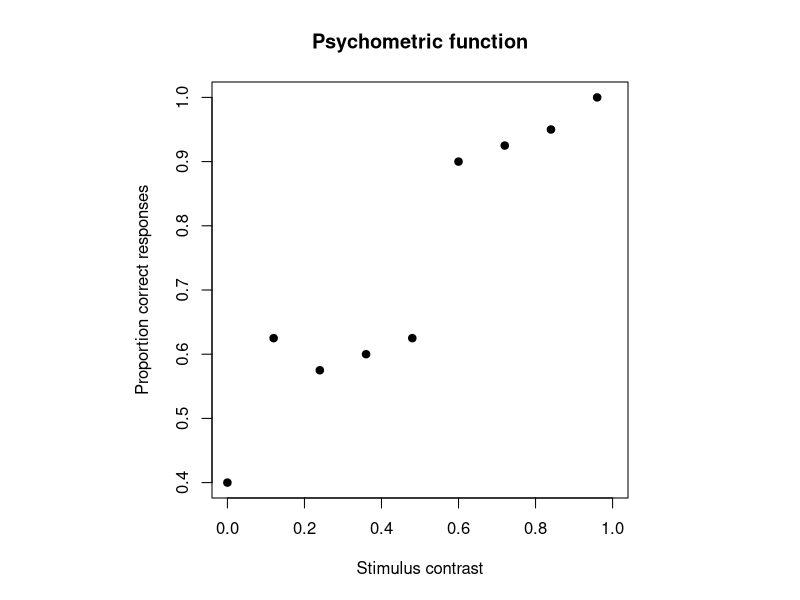
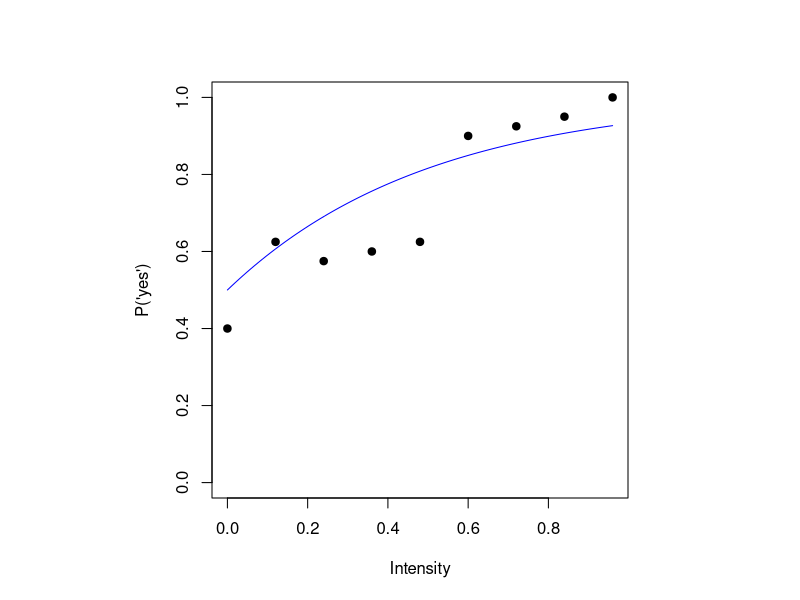
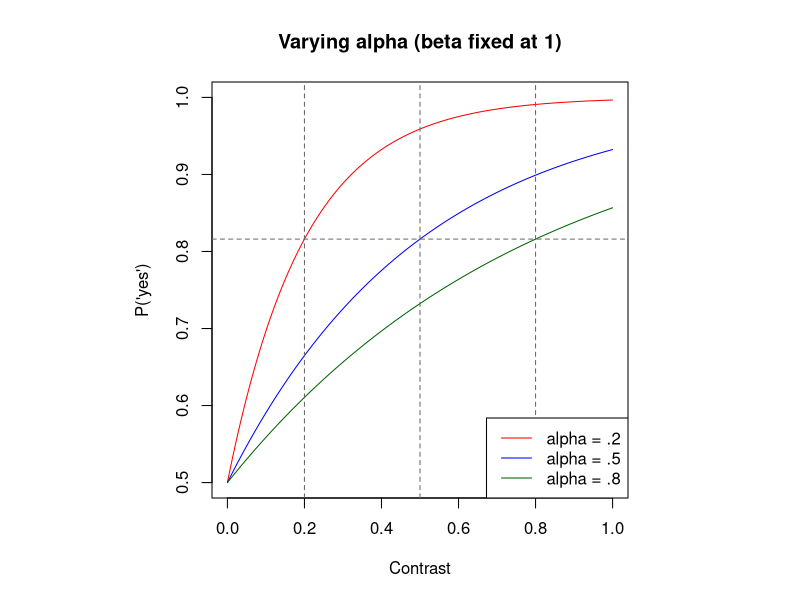

The R script that drew these images, in order: (Note: this script raises an error after producing the figures.)
## ---- chunk 1
contrast <- seq(0,1,0.12)
n_trials <- rep(40, 9)
n_correct <- c(16, 25, 23, 24, 25, 36, 37, 38, 40)
prop_correct <- n_correct / n_trials

data <- data.frame(contrast, n_correct, n_trials, prop_correct)
data
## ---- chunk 2
#| fig-hold: true

# Set plot region to a physical square ("s")
old_par <- par(pty = "s")

plot(data$contrast, data$prop_correct, 
     pch = 19, 
     xlim = c(0, 1),
     ylim = c(0.4, 1), 
     xlab = "Stimulus contrast",
     ylab = "Proportion correct responses",
     main = "Psychometric function")

# Restore original default layout parameters ("m" for maximal/rectangular)
par(old_par)
## ---- chunk 3
psychometric_model <- function(alpha, beta, x) {
  y <- rep(0, length(x))
  valid <- x >= 0
  y[valid] <- 0.5 + 0.5*(1 - exp(-(x[valid] / alpha)^beta))
  y
}
## ---- chunk 4
old_par <- par(pty = "s")
plot(data$contrast, data$prop_correct, pch = 19, ylim = c(0, 1),
     xlab = "Intensity", ylab = "P('yes')")
curve(psychometric_model(.5, 1, x), add = TRUE, col = "blue")
# Restore original default layout parameters ("m" for maximal/rectangular)
par(old_par)
## ---- chunk 5
#| fig-hold: true

old_par <- par(pty = "s")

curve(psychometric_model(.2, 1, x),
      from = 0, to = 1, n = 1000,
      xlim = c(0, 1), ylim = c(.5, 1),
      col = "red",
      xlab = "Contrast",
      ylab = "P('yes')",
      main = "Varying alpha (beta fixed at 1)")

curve(psychometric_model(.5, 1, x),
      from = 0, to = 1, n = 1000,
      add = TRUE, col = "blue")

curve(psychometric_model(.8, 1, x),
      from = 0, to = 1, n = 1000,
      add = TRUE, col = "darkgreen")

# Horizontal line at the alpha/63% point
abline(h = 0.5 + 0.5 * (1 - exp(-1)),
       lty = 2, col = "gray40")

# Vertical lines at each alpha
abline(v = c(.2, .5, .8),
       lty = 2, col = "gray40")

legend("bottomright",
       legend = c("alpha = .2", "alpha = .5", "alpha = .8"),
       col = c("red", "blue", "darkgreen"),
       lty = 1)

par(old_par)
## ---- chunk 6
#| fig-hold: true

s
old_par <- par(pty = "s")

curve(psychometric_model(.5, .5, x),
      from = 0, to = 1, n = 1000,
      xlim = c(0, 1), ylim = c(.5, 1),
      col = "red",
      xlab = "Contrast", ylab = "P('yes')",
      main = "Varying beta (alpha fixed at .5)")

curve(psychometric_model(.5, 1, x),
      from = 0, to = 1, n = 1000,
      add = TRUE, col = "blue")

curve(psychometric_model(.5, 2, x),
      from = 0, to = 1, n = 1000,
      add = TRUE, col = "darkgreen")

curve(psychometric_model(.5, 4, x),
      from = 0, to = 1, n = 1000,
      add = TRUE, col = "purple")

# Horizontal line at the alpha/63% point
abline(h = 0.5 + 0.5 * (1 - exp(-1)),
       lty = 2, col = "gray40")

# Vertical lines at each alpha
abline(v = c( .5),
       lty = 2, col = "gray40")

legend("bottomright",
       legend = c("beta = .5", "beta = 1",
                  "beta = 2", "beta = 4"),
       col = c("red", "blue", "darkgreen", "purple"),
       lty = 1)

par(old_par)
## ---- chunk 7
rmsd <- function(params, data) {
  alpha <- params[1]
  beta <- params[2]
  predicted <- psychometric_model(alpha, beta, data$contrast)
  sqrt(mean((data$prop_correct - predicted)^2))
}

rmsd(c(.1, 2), data)    # a bad-ish guess
rmsd(c(.5, 1), data)   # a better guess

## ---- chunk 8
#| fig-width: 10
#| fig-height: 8

candidates <- list(
  c(alpha = 0.1, beta = 3),
  c(alpha = 0.6, beta = 3),
  c(alpha = 0.6, beta = 100),
  c(alpha = 0.1, beta = 100)
)

par(mfrow = c(2, 2))

for (cand in candidates) {
  
  x_pred <- seq(0, 1, length.out = 200)
  pred_curve <- psychometric_model(
    cand["alpha"],
    cand["beta"],
    x_pred
  )
  
  r <- round(rmsd(cand, data), 3)
  
  plot(data$contrast, data$prop_correct,
       pch = 19,
       xlim = c(0, 1),
       ylim = c(0, 1),
       xlab = "Contrast",
       ylab = "P(correct)",
       main = paste0(
         "alpha = ", cand["alpha"],
         ", beta = ", cand["beta"],
         "  (RMSD = ", r, ")"
       ))
  
  lines(x_pred, pred_curve, col = "blue", lwd = 2)
}
## ---- chunk 9
alpha_vals <- seq(0.01, 1, length.out = 100)
beta_vals <- seq(0.1, 6, length.out = 100)
grid <- expand.grid(alpha = alpha_vals, beta = beta_vals)

grid$rmsd <- apply(grid, 1, function(row) rmsd(row, data))

dim(grid)
head(grid, 10)
## ---- chunk 10
best <- grid[which.min(grid$rmsd), ]
best
## ---- chunk 11
library(lattice)
cost_palette <- colorRampPalette(c("white", "steelblue", "midnightblue"))(100)
levelplot(rmsd ~ alpha * beta, data = grid,
          main = "RMSD across parameter combinations",
          xlab = "alpha (scale)", ylab = "beta (shape)",
          col.regions = cost_palette)
## ---- chunk 12
#| echo: false
triangle <- rbind(c(.1, 6), c(.1, 03), c(.2, 5))
triangle_history <- list(triangle)
max_iter <- 60
tol <- 1e-4

for (iter in 1:max_iter) {
  costs <- apply(triangle, 1, function(p) rmsd(p, data))
  if (diff(range(costs)) < tol) break

  worst <- which.max(costs)
  best  <- which.min(costs)
  centroid <- colMeans(triangle[-worst, , drop = FALSE])

  reflected <- centroid + (centroid - triangle[worst, ])
  reflected_cost <- rmsd(reflected, data)

  if (reflected_cost < costs[worst]) {
    triangle[worst, ] <- reflected                        # reflection improved things -- accept it
  } else {
    contracted <- centroid + 0.5 * (triangle[worst, ] - centroid)
    contracted_cost <- rmsd(contracted, data)
    if (contracted_cost < costs[worst]) {
      triangle[worst, ] <- contracted                      # contraction improved things -- accept it
    } else {
      best_point <- triangle[best, ]                       # neither helped -- shrink the whole triangle
      for (i in 1:3) {
        triangle[i, ] <- best_point + 0.5 * (triangle[i, ] - best_point)
      }
    }
  }
  triangle_history[[length(triangle_history) + 1]] <- triangle
}

n_steps <- length(triangle_history)

rmsd_matrix <- matrix(grid$rmsd, nrow = length(alpha_vals), ncol = length(beta_vals))
cost_palette <- colorRampPalette(c("white", "steelblue", "midnightblue"))(100)
image(alpha_vals, beta_vals, rmsd_matrix, col = cost_palette,
      xlab = "alpha (scale)", ylab = "beta (shape)",
      main = "A simplex tumbling downhill on the real RMSD landscape")
contour(alpha_vals, beta_vals, rmsd_matrix, add = TRUE, nlevels = 8)

step_colors <- colorRampPalette(c("black", "red"))(n_steps)
for (step in 1:n_steps) {
  tri <- triangle_history[[step]]
  polygon(tri[, 1], tri[, 2], border = step_colors[step], lwd = 2)
}
legend("bottomright", legend = c("Step 1 (black)", paste0("Step ", n_steps, " (red, converged)")),
       col = c("black", "red"), lty = 1, lwd = 2, bg = "white")
## ---- chunk 13
fit_rmsd <- optim(
  par = c(alpha = 4, beta = 1),
  fn = rmsd,
  data = data
)
fit_rmsd$par
fit_rmsd$value
## ---- chunk 14
toy_cost <- function(x, y) (x - 3)^2 + (y + 1)^2 + 15 * sin(x) * cos(y)

x_vals <- seq(-6, 10, length.out = 100)
y_vals <- seq(-6, 6, length.out = 100)
toy_grid <- expand.grid(x = x_vals, y = y_vals)
toy_grid$cost <- with(toy_grid, toy_cost(x, y))

levelplot(cost ~ x * y, data = toy_grid, main = "A landscape with multiple valleys")
## ---- chunk 15

alpha <- 0.5; beta <- 1; contrast_level <- 0.12; p <- psychometric_model(alpha, beta, contrast_level) # parameters -\> probability p

rbinom(1, size = 40, prob = p) # probability -\> simulated data

## ---- chunk 16

dbinom(25, size = 40, prob = p)   # data + probability -> likelihood 

## ---- chunk 17
detected <- c(1, 0, 1, 1, 0, 1, 1, 1, 0, 1)  # 10 presentations, 7 correct
sum(detected)
## ---- chunk 18
dbinom(sum(detected), size = 10, prob = 0.5)
dbinom(sum(detected), size = 10, prob = 0.7)
## ---- chunk 19
p_vals <- seq(0.01, 0.99, by = 0.01)
likelihood <- sapply(p_vals, function(p) dbinom(sum(detected), 10, p))

plot(p_vals, likelihood, type = "l",
     xlab = "Candidate p", ylab = "Likelihood of observed data")
p_vals[which.max(likelihood)]
## ---- chunk 20
cand_good <- c(.6, 3)     # a good-fitting guess
cand_bad  <- c(.1, 4)     # a clearly poor-fitting guess

lik_good <- dbinom(data$n_correct, data$n_trials,
                   psychometric_model(cand_good[1], cand_good[2], data$contrast))
lik_bad  <- dbinom(data$n_correct, data$n_trials,
                   psychometric_model(cand_bad[1], cand_bad[2], data$contrast))

barplot(rbind(lik_good, lik_bad), beside = TRUE, names.arg = data$contrast,
        col = c("darkgreen", "red"), xlab = "Contrast",
        ylab = "Probability of the observed count",
        legend.text = c("Good-fitting alpha,beta", "Poor-fitting alpha,beta"))
## ---- chunk 21

clamp_prob <- function(p) pmin(pmax(p, 1e-6), 1 - 1e-6)

loglik_good <- sum(dbinom(data$n_correct, data$n_trials,
                          clamp_prob(psychometric_model(cand_good[1], cand_good[2], data$contrast)),
                          log = TRUE))
loglik_bad  <- sum(dbinom(data$n_correct, data$n_trials,
                          clamp_prob(psychometric_model(cand_bad[1], cand_bad[2], data$contrast)),
                          log = TRUE))

barplot(c("Good-fitting alpha,beta" = loglik_good, "Poor-fitting alpha,beta" = loglik_bad),
        ylab = "Total log-likelihood",
        col = c("darkgreen", "red"))
## ---- chunk 22
nll <- function(params, data) {
  alpha <- params[1]; beta <- params[2]
  predicted <- psychometric_model(alpha, beta, data$contrast)
  predicted <- pmin(pmax(predicted, 1e-6), 1 - 1e-6)
  -sum(dbinom(data$n_correct, data$n_trials, predicted, log = TRUE))
}
## ---- chunk 23
fit_mle <- optim(par = c(alpha = 4, beta = 1), fn = nll, data = data)
fit_mle$par
fit_rmsd$par
